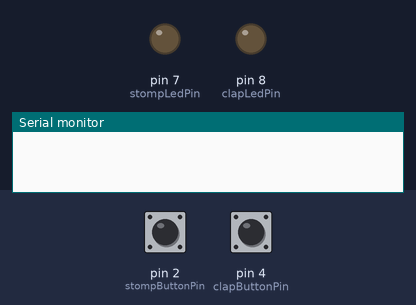
The sketch below on a simulated Arduino Uno, built with avr-gcc and run on an emulated ATmega328P. Parts: output pins drawn as LEDs (lit = HIGH), the last lines printed to the serial monitor. The test bench sets the inputs (shaded band); at power-on: pin 2 (stompButtonPin) HIGH, pin 4 (clapButtonPin) HIGH.

Above: at 1.2 s.
1.3 s: pin 2 (stompButtonPin) pulled LOW for 0.15 s
At 2.1 s:
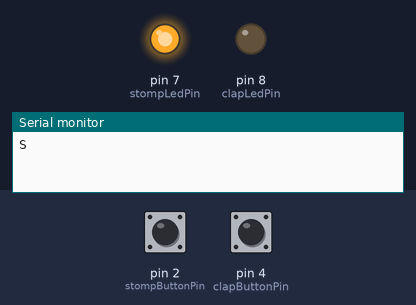
3.9 s: pin 4 (clapButtonPin) pulled LOW for 0.15 s
At 4.4 s:
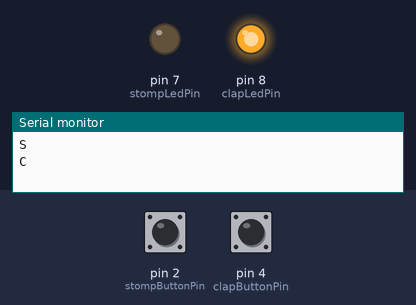
6.5 s: pin 4 (clapButtonPin) pulled LOW for 3.2 s
At 10.2 s:
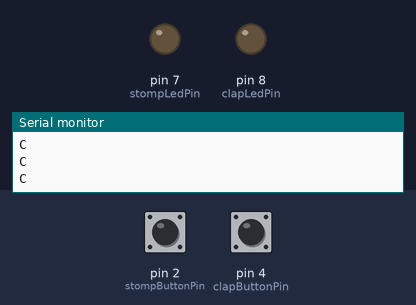
11.3 s: pin 2 (stompButtonPin) pulled LOW for 3.2 s
At 12.5 s:
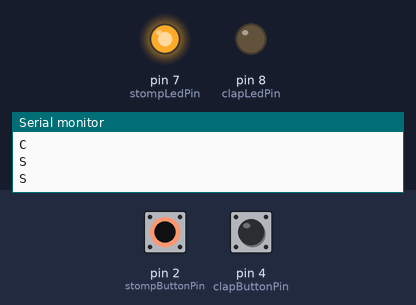
16.1 s: pin 2 (stompButtonPin) driven LOW and pin 4 (clapButtonPin) driven LOW
At 18.2 s:
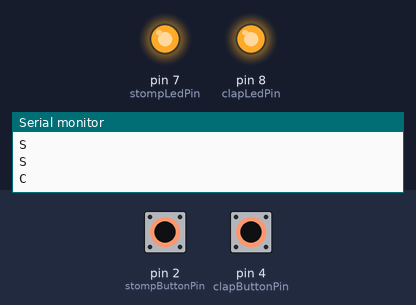
Timing chart, 0 to 19.6 s (numbered marks = the images above; inputs shaded):
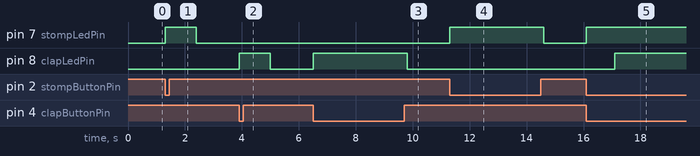

The sketch:

FINALaRDUINO2.ino
```cpp
const int stompButtonPin = 2; // Pin connected to the stomp button
const int clapButtonPin = 4;  // Pin connected to the clap button
const int stompLedPin = 7;    // Pin connected to the stomp LED
const int clapLedPin = 8;     // Pin connected to the clap LED

void setup() {
  Serial.begin(9600); // Start serial communication
  pinMode(stompButtonPin, INPUT_PULLUP); // Set stomp button pin as input with internal pull-up resistor
  pinMode(clapButtonPin, INPUT_PULLUP);  // Set clap button pin as input with internal pull-up resistor
  pinMode(stompLedPin, OUTPUT); // Set stomp LED pin as output
  pinMode(clapLedPin, OUTPUT);  // Set clap LED pin as output
}

void loop() {
  // Read the state of the stomp button
  if (digitalRead(stompButtonPin) == LOW) {
    Serial.println('S'); // Send a character to indicate a stomp
    digitalWrite(stompLedPin, HIGH); // Turn on the stomp LED
    delay(1000); // Delay to debounce the button and prevent multiple signals
  } else {
    digitalWrite(stompLedPin, LOW); // Turn off the stomp LED
  }

  // Read the state of the clap button
  if (digitalRead(clapButtonPin) == LOW) {
    Serial.println('C'); // Send a character to indicate a clap
    digitalWrite(clapLedPin, HIGH); // Turn on the clap LED
    delay(1000); // Delay to debounce the button and prevent multiple signals
  } else {
    digitalWrite(clapLedPin, LOW); // Turn off the clap LED
  }

  delay(100); // Adjust this delay as needed to control the sampling rate
}
```

Measured:
- after the input at 1.3 s, pin 7 (stompLedPin): LOW → HIGH at once, → LOW 1.1 s later
- after the input at 3.9 s, pin 8 (clapLedPin): LOW → HIGH at once, → LOW 1.1 s later
- after the input at 6.5 s, pin 8 (clapLedPin): LOW → HIGH at once, → LOW 3.3 s later
- after the input at 11.3 s, pin 7 (stompLedPin): LOW → HIGH at once, → LOW 3.3 s later
- after the input at 16.1 s, pin 7 (stompLedPin): LOW → HIGH at once; pin 8 (clapLedPin): LOW → HIGH after 1.0 s
